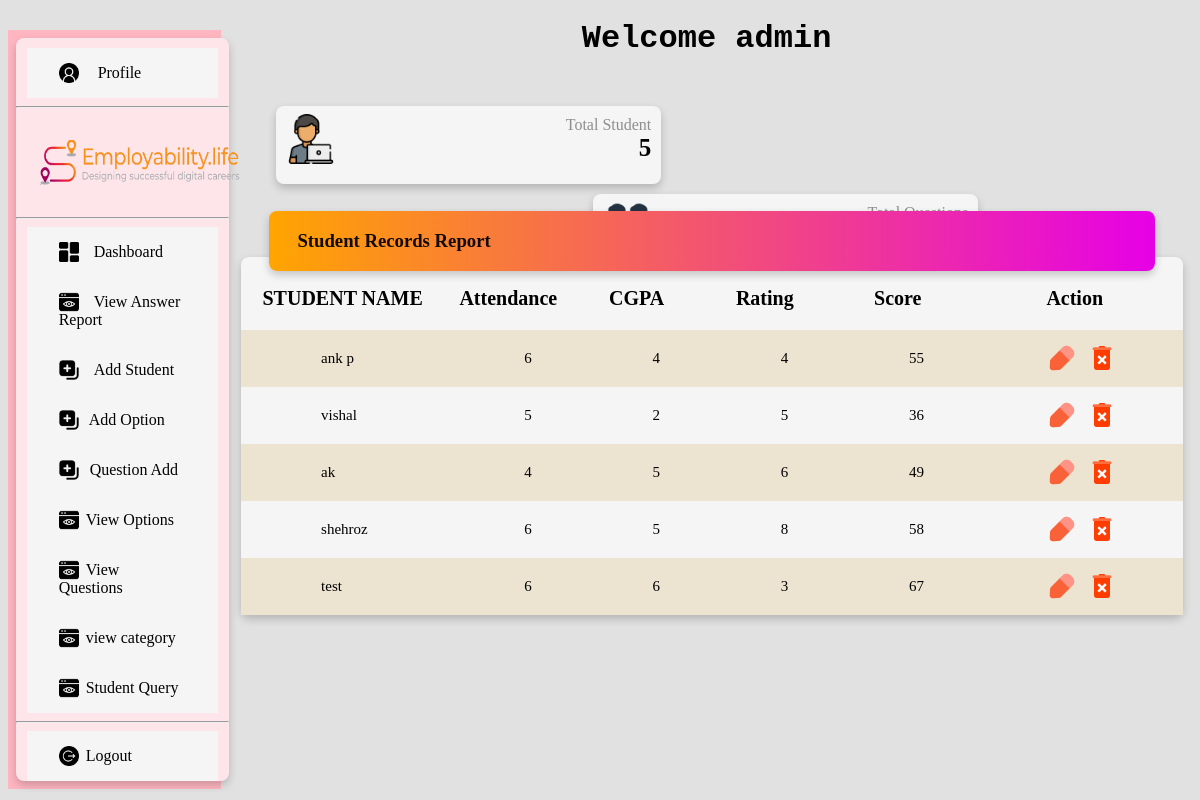
The page /index/ (signed in) on the database its author committed.
### quiz/models.py (models this page shows, shortened)
class AdminForm(models.Model):
    name=models.CharField(max_length=100)
    email=models.EmailField()
    password=models.CharField(max_length=20)

class registerform(models.Model):
    name=models.CharField(max_length=100)
    email=models.EmailField()
    Enrollment_No=models.CharField(max_length=100)
    password=models.CharField(max_length=20)
    Attendance=models.PositiveIntegerField(default=0,blank=True)
    cgpa=models.IntegerField("CGPA",default=0,blank=True)
    gpa=models.IntegerField("GPA",default=0,blank=True)
    review=models.IntegerField(default=0,blank=True)
    score=models.PositiveIntegerField(default=0,blank=True,)

### quiz/views.py (the view)
# urls.py: path('index/',index,name='index1'),
def index(request):
    if 'email' in request.session:
        print(request.session['email'])
        n=AdminForm.objects.get(email=request.session['email'])
        a=registerform.objects.all()
        count=registerform.objects.all().count()
        q=question.objects.all()
        r=StudentReport.objects.all()
        return render(request,'index.html',{'data':a,'c':count,'q':len(q),'n':n,'r':r})
    return redirect('sign1')

### quiz/templates/index.html (shortened to what this page needs)
{% extends 'admin_base.html' %}
{% load static %}
{% block content %}
<h1 class="cust_name">
    Welcome {{ n.name}}
</h1>
<div class="dashboard">
    <div class="crd3">
        <div class="card show">
            <img src="{% static 'icon/test.png' %}" class="fafa" style="float:left;" height="50px" width="50px">
            <span class="label">Total Student</span></br>
            <span class="ts" style="font-weight: 900; font-size: 25px;">{{ c }}</span>
        </div>
        <div class="card show" id="showid">
            <img src="{% static 'icon/totaltest.png' %}" class="fafa" style="float:left;" height="50px" width="50px">
            <span class="label">Total Questions</span></br>
            <span class="tt" style="font-weight: 900; font-size: 25px;">{{q}}</span>
        </div>
    </div>
    <div class="card table">
        <div class="card questionadd">
            <h3 class="questionaddtitle" style="font-weight: bold;">&nbsp &nbsp &nbsp Student Records Report</h3>
        </div>
        <table>
            <tr>
                <th>STUDENT NAME</th>
                <th>Attendance</th>
                <th>CGPA</th>
                <th>Rating</th>
                <th>Score</th>
                <th>Action</th>
            </tr>
            {% for i in data %}
            <tr>
                <td>{{ i.name }}</td>
                <td>{{ i.Attendance }}</td>
                <td>{{ i.cgpa }}</td>
                <td>{{ i.review }}</td>
                <td>{{ i.score }}</td>
                <td>
                    <a href="{% url 'edit_student' i.id %}"><img src="{% static 'icon/edit.png' %}" height="30px"
                            width="30px"></a>
                    <a href="{% url 'delstudent' i.id %}"><img src="{% static 'icon/delete.png' %}" height="30px"
                                width="30px"></a>
                </td>
            </tr>
            {% endfor %}
        </table>
    </div>
</div>
{% endblock %}

### quiz/static/css/demo.css (style rules this page uses)
* { box-sizing: border-box; }
body { background-color: #d1cece9c; }
.card { background-color: whitesmoke; box-shadow: 0 4px 8px 0 rgba(0, 0, 0, 0.2); transition: 0.3s; border-radius: 8px; }
.crd3 { display: inline-block; }
.show { float: left; height: 30%; width: 385px; margin-top: 1%; text-align: right; padding: 10px; margin-left: 2.2rem; }
#showid { margin-left: 22rem; }
.label { color: rgba(97, 97, 97, 0.694); }
th { padding-top: 30px; padding-bottom: 20px; font-size: 20px; ; }
td { text-align: start; padding-top: 15px; padding-right: 15px; padding-bottom: 15px; padding-left: 80px; font-size: 15px; }
.table { position: absolute; width: 97%; top: 10%; margin-top: 150px; }
.dashboard { position: relative; float: left; padding: 20px; width: 82%; height: 300px; }
table { border-collapse: collapse; width: 100%; padding-top: 20PX; }
tr:nth-child(even) { background-color: rgb(236, 227, 209); }
img { cursor: pointer; margin: -2px 7px -5px 0; }
.questionadd { position: absolute; left: 3%; bottom: 96%; height: 60px; width: 94%; background: linear-gradient(90deg, rgba(255, 165, 0, 1) 0%, rgb(230, 0, 230) 100%); color: rgba(0, 0, 0, 0.934); }
.cust_name { text-align: center; margin: 20px auto; font-family: 'Courier New', Courier, monospace; }

### rows shown on the page
AdminForm: name "admin"
registerform: name "ank p", Attendance "6", cgpa "4", review "4", score "55"
registerform: name "vishal", Attendance "5", cgpa "2", review "5", score "36"
registerform: name "ak", Attendance "4", cgpa "5", review "6", score "49"
registerform: name "shehroz", Attendance "6", cgpa "5", review "8", score "58"
registerform: name "test", Attendance "6", cgpa "6", review "3", score "67"

### other values the page prints
{{ c }} "5"
